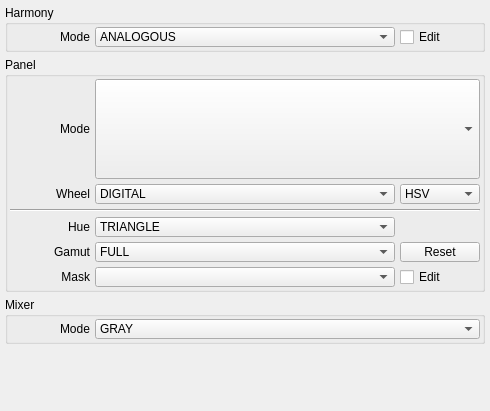
            <widget class="QWidget" name="scroll_area_contents_interface">
             <property name="geometry">
              <rect>
               <x>0</x>
               <y>0</y>
               <width>490</width>
               <height>411</height>
              </rect>
             </property>
             <layout class="QGridLayout" name="scroll_area_contents_interface_layout">
              <property name="leftMargin">
               <number>5</number>
              </property>
              <property name="topMargin">
               <number>5</number>
              </property>
              <property name="rightMargin">
               <number>5</number>
              </property>
              <property name="bottomMargin">
               <number>5</number>
              </property>
              <property name="spacing">
               <number>5</number>
              </property>
              <item row="1" column="0">
               <widget class="QGroupBox" name="group_interface_panel">
                <property name="sizePolicy">
                 <sizepolicy hsizetype="Ignored" vsizetype="Fixed">
                  <horstretch>0</horstretch>
                  <verstretch>0</verstretch>
                 </sizepolicy>
                </property>
                <property name="focusPolicy">
                 <enum>Qt::NoFocus</enum>
                </property>
                <property name="title">
                 <string>Panel</string>
                </property>
                <property name="flat">
                 <bool>true</bool>
                </property>
                <layout class="QGridLayout" name="group_interface_panel_layout">
                 <property name="leftMargin">
                  <number>2</number>
                 </property>
                 <property name="topMargin">
                  <number>2</number>
                 </property>
                 <property name="rightMargin">
                  <number>2</number>
                 </property>
                 <property name="bottomMargin">
                  <number>2</number>
                 </property>
                 <property name="spacing">
                  <number>5</number>
                 </property>
                 <item row="5" column="1">
                  <widget class="QComboBox" name="gamut_mask">
                   <property name="sizePolicy">
                    <sizepolicy hsizetype="Ignored" vsizetype="Fixed">
                     <horstretch>0</horstretch>
                     <verstretch>0</verstretch>
                    </sizepolicy>
                   </property>
                   <property name="maximumSize">
                    <size>
                     <width>16777215</width>
                     <height>20</height>
                    </size>
                   </property>
                   <property name="currentIndex">
                    <number>0</number>
                   </property>
                   <item>
                    <property name="text">
                     <string>FULL</string>
                    </property>
                   </item>
                   <item>
                    <property name="text">
                     <string>TRIANGLE</string>
                    </property>
                   </item>
                   <item>
                    <property name="text">
                     <string>SQUARE</string>
                    </property>
                   </item>
                   <item>
                    <property name="text">
                     <string>HEXAGON</string>
                    </property>
                   </item>
                   <item>
                    <property name="text">
                     <string>CIRCLE_1</string>
                    </property>
                   </item>
                   <item>
                    <property name="text">
                     <string>CIRCLE_2</string>
                    </property>
                   </item>
                   <item>
                    <property name="text">
                     <string>NONE</string>
                    </property>
                   </item>
                  </widget>
                 </item>
                 <item row="4" column="0">
                  <widget class="QLabel" name="label_panel_hue">
                   <property name="sizePolicy">
                    <sizepolicy hsizetype="Preferred" vsizetype="Fixed">
                     <horstretch>0</horstretch>
                     <verstretch>0</verstretch>
                    </sizepolicy>
                   </property>
                   <property name="minimumSize">
                    <size>
                     <width>80</width>
                     <height>20</height>
                    </size>
                   </property>
                   <property name="maximumSize">
                    <size>
                     <width>80</width>
                     <height>20</height>
                    </size>
                   </property>
                   <property name="focusPolicy">
                    <enum>Qt::NoFocus</enum>
                   </property>
                   <property name="lineWidth">
                    <number>0</number>
                   </property>
                   <property name="text">
                    <string>Hue</string>
                   </property>
                   <property name="alignment">
                    <set>Qt::AlignRight|Qt::AlignTrailing|Qt::AlignVCenter</set>
                   </property>
                  </widget>
                 </item>
                 <item row="2" column="0">
                  <widget class="QLabel" name="label_panel_wheel">
                   <property name="sizePolicy">
                    <sizepolicy hsizetype="Preferred" vsizetype="Fixed">
                     <horstretch>0</horstretch>
                     <verstretch>0</verstretch>
                    </sizepolicy>
                   </property>
                   <property name="minimumSize">
                    <size>
                     <width>80</width>
                     <height>0</height>
                    </size>
                   </property>
                   <property name="maximumSize">
                    <size>
                     <width>80</width>
                     <height>20</height>
                    </size>
                   </property>
                   <property name="text">
                    <string>Wheel</string>
                   </property>
                   <property name="alignment">
                    <set>Qt::AlignRight|Qt::AlignTrailing|Qt::AlignVCenter</set>
                   </property>
                  </widget>
                 </item>
                 <item row="1" column="1" colspan="2">
                  <widget class="QComboBox" name="panel_mode">
                   <property name="sizePolicy">
                    <sizepolicy hsizetype="Ignored" vsizetype="Fixed">
                     <horstretch>0</horstretch>
                     <verstretch>0</verstretch>
                    </sizepolicy>
                   </property>
                   <property name="minimumSize">
                    <size>
                     <width>0</width>
                     <height>100</height>
                    </size>
                   </property>
                   <property name="maximumSize">
                    <size>
                     <width>16777215</width>
                     <height>100</height>
                    </size>
                   </property>
                   <property name="focusPolicy">
                    <enum>Qt::WheelFocus</enum>
                   </property>
                   <property name="iconSize">
                    <size>
                     <width>80</width>
                     <height>80</height>
                    </size>
                   </property>
                  </widget>
                 </item>
                 <item row="2" column="1">
                  <widget class="QComboBox" name="wheel_mode">
                   <property name="sizePolicy">
                    <sizepolicy hsizetype="Ignored" vsizetype="Fixed">
                     <horstretch>0</horstretch>
                     <verstretch>0</verstretch>
                    </sizepolicy>
                   </property>
                   <property name="maximumSize">
                    <size>
                     <width>16777215</width>
                     <height>20</height>
                    </size>
                   </property>
                   <item>
                    <property name="text">
                     <string>DIGITAL</string>
                    </property>
                   </item>
                   <item>
                    <property name="text">
                     <string>ANALOG</string>
                    </property>
                   </item>
                  </widget>
                 </item>
                 <item row="6" column="0">
                  <widget class="QLabel" name="label_panel_mask">
                   <property name="sizePolicy">
                    <sizepolicy hsizetype="Preferred" vsizetype="Fixed">
                     <horstretch>0</horstretch>
                     <verstretch>0</verstretch>
                    </sizepolicy>
                   </property>
                   <property name="minimumSize">
                    <size>
                     <width>80</width>
                     <height>20</height>
                    </size>
                   </property>
                   <property name="maximumSize">
                    <size>
                     <width>80</width>
                     <height>20</height>
                    </size>
                   </property>
                   <property name="focusPolicy">
                    <enum>Qt::NoFocus</enum>
                   </property>
                   <property name="lineWidth">
                    <number>0</number>
                   </property>
                   <property name="text">
                    <string> Mask</string>
                   </property>
                   <property name="alignment">
                    <set>Qt::AlignRight|Qt::AlignTrailing|Qt::AlignVCenter</set>
                   </property>
                  </widget>
                 </item>
                 <item row="6" column="2">
                  <widget class="QCheckBox" name="mask_edit">
                   <property name="sizePolicy">
                    <sizepolicy hsizetype="Ignored" vsizetype="Fixed">
                     <horstretch>0</horstretch>
                     <verstretch>0</verstretch>
                    </sizepolicy>
                   </property>
                   <property name="maximumSize">
                    <size>
                     <width>80</width>
                     <height>20</height>
                    </size>
                   </property>
                   <property name="focusPolicy">
                    <enum>Qt::NoFocus</enum>
                   </property>
                   <property name="text">
                    <string>Edit</string>
                   </property>
                  </widget>
                 </item>
                 <item row="1" column="0">
                  <widget class="QLabel" name="label_panel_mode">
                   <property name="sizePolicy">
                    <sizepolicy hsizetype="Preferred" vsizetype="Fixed">
                     <horstretch>0</horstretch>
                     <verstretch>0</verstretch>
                    </sizepolicy>
                   </property>
                   <property name="minimumSize">
                    <size>
                     <width>80</width>
                     <height>100</height>
                    </size>
                   </property>
                   <property name="maximumSize">
                    <size>
                     <width>80</width>
                     <height>100</height>
                    </size>
                   </property>
                   <property name="focusPolicy">
                    <enum>Qt::NoFocus</enum>
                   </property>
                   <property name="text">
                    <string>Mode</string>
                   </property>
                   <property name="alignment">
                    <set>Qt::AlignRight|Qt::AlignTrailing|Qt::AlignVCenter</set>
                   </property>
                  </widget>
                 </item>
                 <item row="5" column="0">
                  <widget class="QLabel" name="label_panel_gamut">
                   <property name="sizePolicy">
                    <sizepolicy hsizetype="Preferred" vsizetype="Fixed">
                     <horstretch>0</horstretch>
                     <verstretch>0</verstretch>
                    </sizepolicy>
                   </property>
                   <property name="minimumSize">
                    <size>
                     <width>80</width>
                     <height>20</height>
                    </size>
                   </property>
                   <property name="maximumSize">
                    <size>
                     <width>80</width>
                     <height>20</height>
                    </size>
                   </property>
                   <property name="focusPolicy">
                    <enum>Qt::NoFocus</enum>
                   </property>
                   <property name="lineWidth">
                    <number>0</number>
                   </property>
                   <property name="text">
                    <string>Gamut</string>
                   </property>
                   <property name="alignment">
                    <set>Qt::AlignRight|Qt::AlignTrailing|Qt::AlignVCenter</set>
                   </property>
                  </widget>
                 </item>
                 <item row="6" column="1">
                  <widget class="QComboBox" name="mask_folder">
                   <property name="sizePolicy">
                    <sizepolicy hsizetype="Ignored" vsizetype="Fixed">
                     <horstretch>0</horstretch>
                     <verstretch>0</verstretch>
                    </sizepolicy>
                   </property>
                   <property name="maximumSize">
                    <size>
                     <width>16777215</width>
                     <height>20</height>
                    </size>
                   </property>
                   <property name="currentIndex">
                    <number>-1</number>
                   </property>
                  </widget>
                 </item>
                 <item row="4" column="1">
                  <widget class="QComboBox" name="hue_shape">
                   <property name="sizePolicy">
                    <sizepolicy hsizetype="Ignored" vsizetype="Fixed">
                     <horstretch>0</horstretch>
                     <verstretch>0</verstretch>
                    </sizepolicy>
                   </property>
                   <property name="maximumSize">
                    <size>
                     <width>16777215</width>
                     <height>20</height>
                    </size>
                   </property>
                   <property name="currentIndex">
                    <number>0</number>
                   </property>
                   <item>
                    <property name="text">
                     <string>TRIANGLE</string>
                    </property>
                   </item>
                   <item>
                    <property name="text">
                     <string>SQUARE</string>
                    </property>
                   </item>
                   <item>
                    <property name="text">
                     <string>DIAMOND</string>
                    </property>
                   </item>
                  </widget>
                 </item>
                 <item row="5" column="2">
                  <widget class="QPushButton" name="gamut_reset">
                   <property name="sizePolicy">
                    <sizepolicy hsizetype="Ignored" vsizetype="Fixed">
                     <horstretch>0</horstretch>
                     <verstretch>0</verstretch>
                    </sizepolicy>
                   </property>
                   <property name="maximumSize">
                    <size>
                     <width>80</width>
                     <height>20</height>
                    </size>
                   </property>
                   <property name="focusPolicy">
                    <enum>Qt::NoFocus</enum>
                   </property>
                   <property name="text">
                    <string>Reset</string>
                   </property>
                  </widget>
                 </item>
                 <item row="3" column="0" colspan="3">
                  <widget class="Line" name="line">
                   <property name="orientation">
                    <enum>Qt::Horizontal</enum>
                   </property>
                  </widget>
                 </item>
                 <item row="2" column="2">
                  <widget class="QComboBox" name="wheel_space">
                   <property name="sizePolicy">
                    <sizepolicy hsizetype="Ignored" vsizetype="Fixed">
                     <horstretch>0</horstretch>
                     <verstretch>0</verstretch>
                    </sizepolicy>
                   </property>
                   <property name="maximumSize">
                    <size>
                     <width>16777215</width>
                     <height>20</height>
                    </size>
                   </property>
                   <item>
                    <property name="text">
                     <string>HSV</string>
                    </property>
                   </item>
                   <item>
                    <property name="text">
                     <string>HSL</string>
                    </property>
                   </item>
                   <item>
                    <property name="text">
                     <string>HCY</string>
                    </property>
                   </item>
                   <item>
                    <property name="text">
                     <string>ARD</string>
                    </property>
                   </item>
                  </widget>
                 </item>
                </layout>
               </widget>
              </item>
              <item row="2" column="0">
               <widget class="QGroupBox" name="group_interface_mixer">
                <property name="title">
                 <string>Mixer</string>
                </property>
                <property name="flat">
                 <bool>true</bool>
                </property>
                <layout class="QGridLayout" name="group_interface_mixer_layout">
                 <property name="leftMargin">
                  <number>2</number>
                 </property>
                 <property name="topMargin">
                  <number>2</number>
                 </property>
                 <property name="rightMargin">
                  <number>2</number>
                 </property>
                 <property name="bottomMargin">
                  <number>2</number>
                 </property>
                 <property name="spacing">
                  <number>5</number>
                 </property>
                 <item row="0" column="1">
                  <widget class="QComboBox" name="mixer_space">
                   <property name="sizePolicy">
                    <sizepolicy hsizetype="Ignored" vsizetype="Fixed">
                     <horstretch>0</horstretch>
                     <verstretch>0</verstretch>
                    </sizepolicy>
                   </property>
                   <property name="maximumSize">
                    <size>
                     <width>16777215</width>
                     <height>20</height>
                    </size>
                   </property>
                   <property name="currentIndex">
                    <number>0</number>
                   </property>
                   <item>
                    <property name="text">
                     <string>GRAY</string>
                    </property>
                   </item>
                   <item>
                    <property name="text">
                     <string>SRGB</string>
                    </property>
                   </item>
                   <item>
                    <property name="text">
                     <string>LRGB</string>
                    </property>
                   </item>
                   <item>
                    <property name="text">
                     <string>CMYK</string>
                    </property>
                   </item>
                   <item>
                    <property name="text">
                     <string>RYB</string>
                    </property>
                   </item>
                   <item>
                    <property name="text">
                     <string>YUV</string>
                    </property>
                   </item>
                   <item>
                    <property name="text">
                     <string>HSV</string>
                    </property>
                   </item>
                   <item>
                    <property name="text">
                     <string>HSL</string>
                    </property>
                   </item>
                   <item>
                    <property name="text">
                     <string>HCY</string>
                    </property>
                   </item>
                   <item>
                    <property name="text">
                     <string>ARD</string>
                    </property>
                   </item>
                   <item>
                    <property name="text">
                     <string>XYZ</string>
                    </property>
                   </item>
                   <item>
                    <property name="text">
                     <string>XYY</string>
                    </property>
                   </item>
                   <item>
                    <property name="text">
                     <string>LAB</string>
                    </property>
                   </item>
                   <item>
                    <property name="text">
                     <string>LCH</string>
                    </property>
                   </item>
                  </widget>
                 </item>
                 <item row="0" column="0">
                  <widget class="QLabel" name="label_mixer_mode">
                   <property name="sizePolicy">
                    <sizepolicy hsizetype="Preferred" vsizetype="Fixed">
                     <horstretch>0</horstretch>
                     <verstretch>0</verstretch>
                    </sizepolicy>
                   </property>
                   <property name="minimumSize">
                    <size>
                     <width>80</width>
                     <height>0</height>
                    </size>
                   </property>
                   <property name="maximumSize">
                    <size>
                     <width>80</width>
                     <height>20</height>
                    </size>
                   </property>
                   <property name="text">
                    <string>Mode</string>
                   </property>
                   <property name="alignment">
                    <set>Qt::AlignRight|Qt::AlignTrailing|Qt::AlignVCenter</set>
                   </property>
                  </widget>
                 </item>
                </layout>
               </widget>
              </item>
              <item row="0" column="0">
               <widget class="QGroupBox" name="group_interface_harmony">
                <property name="title">
                 <string>Harmony</string>
                </property>
                <property name="flat">
                 <bool>true</bool>
                </property>
                <layout class="QGridLayout" name="group_interface_harmony_layout">
                 <property name="leftMargin">
                  <number>2</number>
                 </property>
                 <property name="topMargin">
                  <number>2</number>
                 </property>
                 <property name="rightMargin">
                  <number>2</number>
                 </property>
                 <property name="bottomMargin">
                  <number>2</number>
                 </property>
                 <property name="spacing">
                  <number>5</number>
                 </property>
                 <item row="0" column="1">
                  <widget class="QComboBox" name="harmony_rule">
                   <property name="sizePolicy">
                    <sizepolicy hsizetype="Ignored" vsizetype="Fixed">
                     <horstretch>0</horstretch>
                     <verstretch>0</verstretch>
                    </sizepolicy>
                   </property>
                   <property name="maximumSize">
                    <size>
                     <width>16777215</width>
                     <height>20</height>
                    </size>
                   </property>
                   <property name="currentIndex">
                    <number>0</number>
                   </property>
                   <item>
                    <property name="text">
                     <string>ANALOGOUS</string>
                    </property>
                   </item>
                   <item>
                    <property name="text">
                     <string>TETRADIC</string>
                    </property>
                   </item>
                   <item>
                    <property name="text">
                     <string>TRIADIC</string>
                    </property>
                   </item>
                   <item>
                    <property name="text">
                     <string>COMPLEMENTARY</string>
                    </property>
                   </item>
                   <item>
                    <property name="text">
                     <string>MONOCHROMATIC</string>
                    </property>
                   </item>
                  </widget>
                 </item>
                 <item row="0" column="0">
                  <widget class="QLabel" name="label_harmony_mode">
                   <property name="sizePolicy">
                    <sizepolicy hsizetype="Preferred" vsizetype="Fixed">
                     <horstretch>0</horstretch>
                     <verstretch>0</verstretch>
                    </sizepolicy>
                   </property>
                   <property name="minimumSize">
                    <size>
                     <width>80</width>
                     <height>0</height>
                    </size>
                   </property>
                   <property name="maximumSize">
                    <size>
                     <width>80</width>
                     <height>20</height>
                    </size>
                   </property>
                   <property name="text">
                    <string>Mode</string>
                   </property>
                   <property name="alignment">
                    <set>Qt::AlignRight|Qt::AlignTrailing|Qt::AlignVCenter</set>
                   </property>
                  </widget>
                 </item>
                 <item row="0" column="2">
                  <widget class="QCheckBox" name="harmony_edit">
                   <property name="sizePolicy">
                    <sizepolicy hsizetype="Ignored" vsizetype="Fixed">
                     <horstretch>0</horstretch>
                     <verstretch>0</verstretch>
                    </sizepolicy>
                   </property>
                   <property name="maximumSize">
                    <size>
                     <width>80</width>
                     <height>20</height>
                    </size>
                   </property>
                   <property name="focusPolicy">
                    <enum>Qt::NoFocus</enum>
                   </property>
                   <property name="text">
                    <string>Edit</string>
                   </property>
                  </widget>
                 </item>
                </layout>
               </widget>
              </item>
              <item row="3" column="0">
               <spacer name="vertical_spacer_option">
                <property name="focusPolicy">
                 <enum>Qt::NoFocus</enum>
                </property>
                <property name="orientation">
                 <enum>Qt::Vertical</enum>
                </property>
                <property name="sizeType">
                 <enum>QSizePolicy::Expanding</enum>
                </property>
                <property name="sizeHint" stdset="0">
                 <size>
                  <width>0</width>
                  <height>0</height>
                 </size>
                </property>
               </spacer>
              </item>
             </layout>
            </widget>
